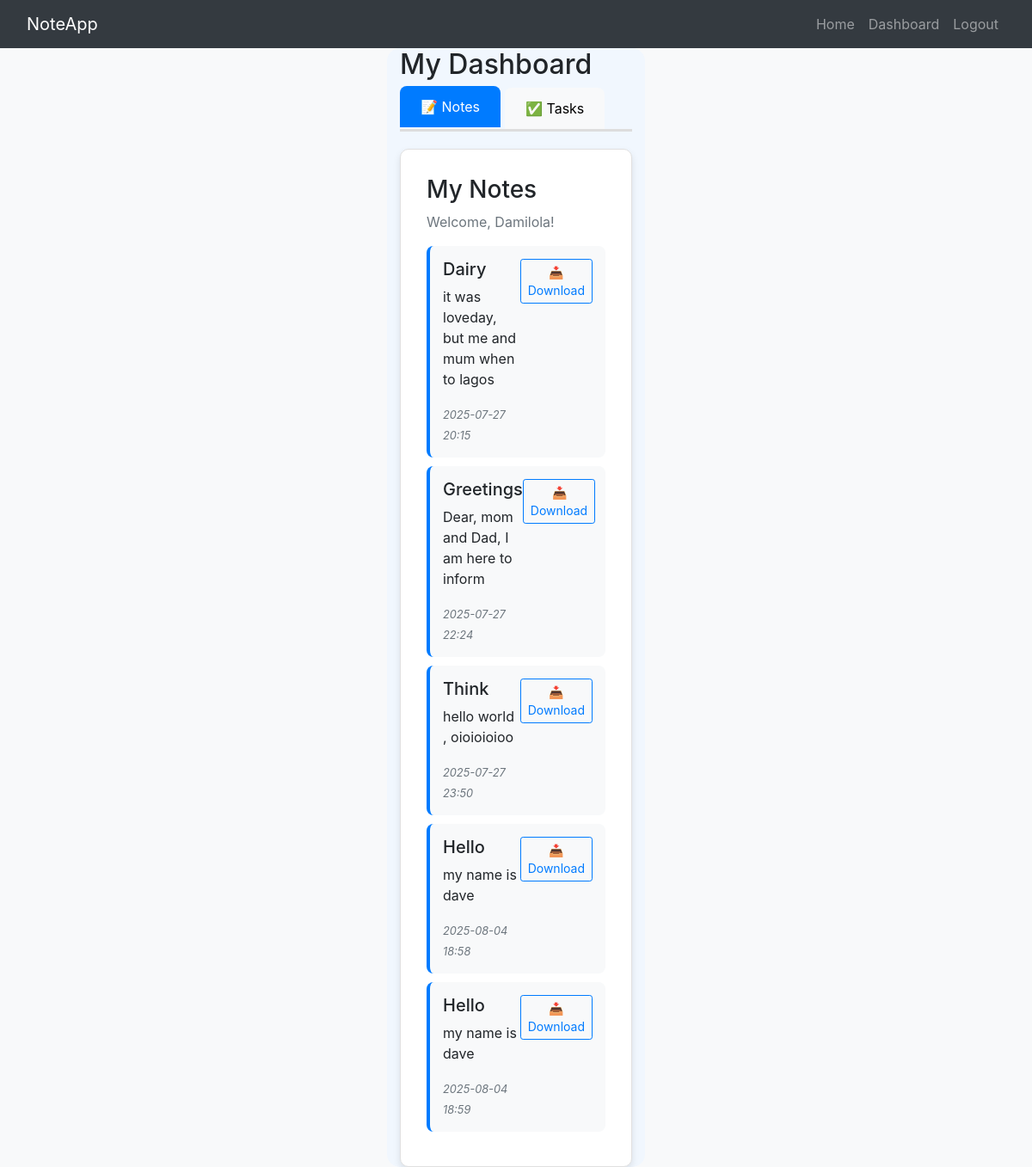
The page /dashboard (signed in) on the database its author committed.
### Note_website/model.py (models this page shows)
class User(db.Model,UserMixin):
  id=db.Column(db.Integer,primary_key =True)        # Unique user ID
  email=db.Column(db.String(150),unique=True)       # Login email (unique)
  password=db.Column(db.String(150))                # Hashed password
  Name = db.Column(db.String(150))                  # Display name
  note =db.relationship('Note')                     # Link to user's notes

class Note(db.Model):
    id = db.Column(db.Integer, primary_key=True)                           # Note ID
    subject = db.Column(db.String(200), nullable=False)                    # Note title
    data = db.Column(db.String(10000000))                                 # Note content
    date = db.Column(db.DateTime(timezone=True), default=func.now())      # Created date
    user_id = db.Column(db.Integer, db.ForeignKey('user.id'))             # Owner reference

### Note_website/views.py (the view)
@views.route('/dashboard')
@login_required
def dashboard():
    notes = Note.query.filter_by(user_id=current_user.id).all()
    tasks = Task.query.filter_by(user_id=current_user.id).all()
    return render_template("dashboard.html", user=current_user, notes=notes, tasks=tasks)

### Note_website/__init__.py (called while the page is built)
def create_app():
  app = Flask(__name__)
  app.config['SECRET_KEY'] = os.getenv('SECRET_KEY')  # Fallback to default
  app.config['SQLALCHEMY_DATABASE_URI'] =f'sqlite:///{DB_NAME}'  # SQLite database
  db.init_app(app)
  from .views import views  # Main app routes
  from .auth  import auth   # Authentication routes
  app.register_blueprint(views,url_prefix='/')
  app.register_blueprint(auth,url_prefix='/')
  from .model import User, Note
  create_database(app)
  login_manager= LoginManager()
  login_manager.login_view ='auth.login'  # Redirect here if not logged in
  login_manager.init_app(app)
  @login_manager.user_loader
  def loaduser(id):
    return User.query.get(int(id))
  return app

### Note_website/templates/dashboard.html (shortened to what this page needs)
{% extends "base.html" %}
{% block content %}
<div class="container">
    <h2>My Dashboard</h2>
    <div class="tab-navigation">
        <button class="tab-btn active" onclick="showTab('notes')">📝 Notes</button>
        <button class="tab-btn" onclick="showTab('tasks')">✅ Tasks</button>
    </div>
<div id="notes" class="tab-content active">
    <div class="book-page">
        <h3>My Notes</h3>
        <p class="text-muted">Welcome, {{ user.Name }}!</p>
        {% for note in notes %}
            <div class="note-card">
                <div class="d-flex justify-content-between align-items-start">
                    <div>
                        <h5 class="note-subject">{{ note.subject }}</h5>
                        <p class="note-content">{{ note.data[:100] }}{% if note.data|length > 100 %}...{% endif %}</p>
                        <small class="date">{{ note.date.strftime('%Y-%m-%d %H:%M') }}</small>
                    </div>
                    <a href="{{ url_for('views.download_note', id=note.id) }}" class="btn btn-sm btn-outline-primary">
                        📥 Download
                    </a>
                </div>
            </div>
        {% else %}
            <p class="empty-message">No notes yet. Start writing!</p>
        {% endfor %}
    </div>
</div>
</div>
{% endblock %}

### Note_website/static/style.css (style rules this page uses)
.container { max-width: 300px; background-color: #F1F7FE; border-radius: 15px; overflow: hidden; }

### Note_website/templates/base.html (style rules this page uses)
body { background: #f8f9fa; }

### Note_website/templates/dashboard.html (style rules this page uses)
.tab-navigation { display: flex; margin-bottom: 20px; border-bottom: 3px solid #ddd; }
.tab-btn { background: #f8f9fa; border: none; padding: 12px 24px; cursor: pointer; font-size: 16px; border-radius: 8px 8px 0 0; margin-right: 5px; transition: all 0.3s ease; }
.tab-btn.active { background: #007bff; color: white; transform: translateY(-2px); }
.tab-content { display: none; }
.tab-content.active { display: block; }
.book-page { background: white; border-radius: 10px; padding: 30px; box-shadow: 0 4px 8px rgba(0,0,0,0.1); min-height: 400px; border: 1px solid #e0e0e0; }
.note-card, .task-card { background: #f8f9fa; padding: 15px; margin: 10px 0; border-radius: 8px; border-left: 4px solid #007bff; transition: transform 0.2s ease; }
.date { color: #6c757d; font-style: italic; }

### rows shown on the page
User: Name "Damilola"
Note: subject "Dairy", data "it was loveday, but me and mum when to lagos", date "2025-07-27 20:15"
Note: subject "Greetings", data "Dear, mom and Dad, I am here to inform", date "2025-07-27 22:24"
Note: subject "Think", data "hello world , oioioioioo", date "2025-07-27 23:50"
Note: subject "Hello", data "my name is dave", date "2025-08-04 18:58"
Note: subject "Hello", data "my name is dave", date "2025-08-04 18:59"
